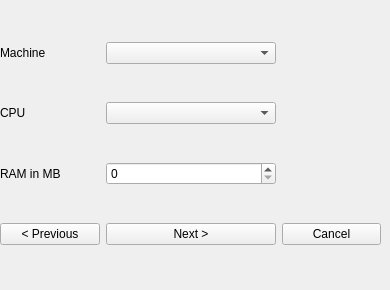
   <widget class="QWidget" name="page_4">
    <widget class="QWidget" name="gridLayoutWidget_4">
     <property name="geometry">
      <rect>
       <x>0</x>
       <y>10</y>
       <width>381</width>
       <height>271</height>
      </rect>
     </property>
     <layout class="QGridLayout" name="gridLayout_4">
      <item row="0" column="1">
       <widget class="QComboBox" name="comboBox_6">
        <property name="placeholderText">
         <string>Please select a machine</string>
        </property>
        <item>
         <property name="text">
          <string>Let QEMU decide</string>
         </property>
        </item>
        <item>
         <property name="text">
          <string>boston</string>
         </property>
        </item>
        <item>
         <property name="text">
          <string>fuloong2e</string>
         </property>
        </item>
        <item>
         <property name="text">
          <string>loongson3-virt</string>
         </property>
        </item>
        <item>
         <property name="text">
          <string>magnum</string>
         </property>
        </item>
        <item>
         <property name="text">
          <string>malta</string>
         </property>
        </item>
        <item>
         <property name="text">
          <string>mipssim</string>
         </property>
        </item>
        <item>
         <property name="text">
          <string>none</string>
         </property>
        </item>
        <item>
         <property name="text">
          <string>pica61</string>
         </property>
        </item>
       </widget>
      </item>
      <item row="2" column="0">
       <widget class="QLabel" name="label_10">
        <property name="text">
         <string>RAM in MB</string>
        </property>
       </widget>
      </item>
      <item row="1" column="0">
       <widget class="QLabel" name="label_11">
        <property name="text">
         <string>CPU</string>
        </property>
       </widget>
      </item>
      <item row="0" column="0">
       <widget class="QLabel" name="label_12">
        <property name="text">
         <string>Machine</string>
        </property>
       </widget>
      </item>
      <item row="1" column="1">
       <widget class="QComboBox" name="comboBox_7">
        <property name="placeholderText">
         <string>Please select a processor</string>
        </property>
        <item>
         <property name="text">
          <string>Let QEMU decide</string>
         </property>
        </item>
        <item>
         <property name="text">
          <string>4Kc</string>
         </property>
        </item>
        <item>
         <property name="text">
          <string>4Km</string>
         </property>
        </item>
        <item>
         <property name="text">
          <string>4KEcR1</string>
         </property>
        </item>
        <item>
         <property name="text">
          <string>4KEmR1</string>
         </property>
        </item>
        <item>
         <property name="text">
          <string>4KEc</string>
         </property>
        </item>
        <item>
         <property name="text">
          <string>4KEm</string>
         </property>
        </item>
        <item>
         <property name="text">
          <string>24Kc</string>
         </property>
        </item>
        <item>
         <property name="text">
          <string>24KEc</string>
         </property>
        </item>
        <item>
         <property name="text">
          <string>24Kf</string>
         </property>
        </item>
        <item>
         <property name="text">
          <string>34Kf</string>
         </property>
        </item>
        <item>
         <property name="text">
          <string>74Kf</string>
         </property>
        </item>
        <item>
         <property name="text">
          <string>M14K</string>
         </property>
        </item>
        <item>
         <property name="text">
          <string>M14Kc</string>
         </property>
        </item>
        <item>
         <property name="text">
          <string>P5600</string>
         </property>
        </item>
        <item>
         <property name="text">
          <string>mips32r6-generic</string>
         </property>
        </item>
        <item>
         <property name="text">
          <string>I7200</string>
         </property>
        </item>
        <item>
         <property name="text">
          <string>R4000</string>
         </property>
        </item>
        <item>
         <property name="text">
          <string>VR5432</string>
         </property>
        </item>
        <item>
         <property name="text">
          <string>5Kc</string>
         </property>
        </item>
        <item>
         <property name="text">
          <string>5Kf</string>
         </property>
        </item>
        <item>
         <property name="text">
          <string>20Kc</string>
         </property>
        </item>
        <item>
         <property name="text">
          <string>MIPS64R2-generic</string>
         </property>
        </item>
        <item>
         <property name="text">
          <string>5KEc</string>
         </property>
        </item>
        <item>
         <property name="text">
          <string>5KEf</string>
         </property>
        </item>
        <item>
         <property name="text">
          <string>I6400</string>
         </property>
        </item>
        <item>
         <property name="text">
          <string>I6500</string>
         </property>
        </item>
        <item>
         <property name="text">
          <string>Loongson-2E</string>
         </property>
        </item>
        <item>
         <property name="text">
          <string>Loongson-2F</string>
         </property>
        </item>
        <item>
         <property name="text">
          <string>Loongson-3A1000</string>
         </property>
        </item>
        <item>
         <property name="text">
          <string>Loongson-3A4000</string>
         </property>
        </item>
        <item>
         <property name="text">
          <string>mips64dspr2</string>
         </property>
        </item>
       </widget>
      </item>
      <item row="3" column="0">
       <widget class="QPushButton" name="pushButton_10">
        <property name="text">
         <string>&lt; Previous</string>
        </property>
       </widget>
      </item>
      <item row="3" column="1">
       <widget class="QPushButton" name="pushButton_11">
        <property name="text">
         <string>Next &gt;</string>
        </property>
       </widget>
      </item>
      <item row="3" column="2">
       <widget class="QPushButton" name="pushButton_12">
        <property name="text">
         <string>Cancel</string>
        </property>
       </widget>
      </item>
      <item row="2" column="1">
       <widget class="QSpinBox" name="spinBox_3">
        <property name="maximum">
         <number>32768</number>
        </property>
       </widget>
      </item>
     </layout>
    </widget>
   </widget>
